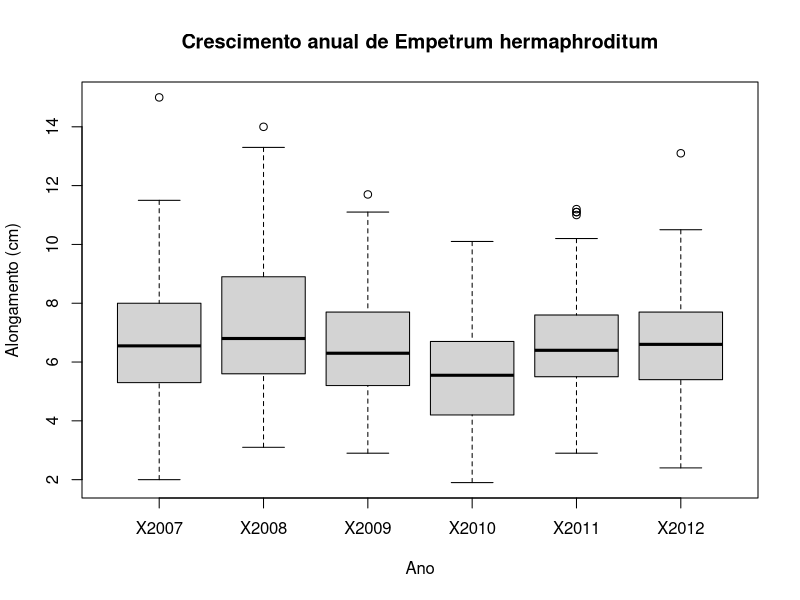

Recreate this plot in R. (Note: this script raises an error after producing the figure.)
## ---- chunk 1
# Carrega os dados de Elongation
elongation <- read.csv("Assets/EmpetrumElongation.csv", header = TRUE)
## ---- chunk 2
# Verifique os dados de importação e visualização
head(elongation) # primeiras observações
str(elongation) # tipos de variáveis
## ---- chunk 3
# Vamos tirar algumas informações deste objeto!
elongation$Indiv # imprime todos os códigos de identificação do conjunto de dados

length(unique(elongation$Indiv)) # retorna o número de arbustos distintos nos dados
## ---- chunk 4
# Veja como obtemos o valor na segunda linha e na quinta coluna
elongation[2,5]

# Veja como obtemos todas as informações da linha número 6
elongation[6, ]

# E claro que você pode misturar tudo!
elongation[6, ]$Indiv # retorna o valor na coluna Indiv para a sexta observação
## ---- chunk 5
# Vamos acessar os valores do número individual 603
elongation[elongation$Indiv == 603, ]
## ---- chunk 6
# Subconjunto com uma condição
elongation[elongation$Zone < 4, ] # retorna apenas os dados das zonas 2-3
elongation[elongation$Zone <= 4, ] # retorna apenas os dados das zonas 2-3-4

# Isso é completamente equivalente à última afirmação
elongation[!elongation$Zone >= 5, ] # o ! significa excluir

# Subconjunto com duas condições
elongation[elongation$Zone == 2 | elongation$Zone == 7, ] # retorna apenas dados das zonas 2 e 7 
elongation[elongation$Zone == 2 & elongation$Indiv %in% c(300:400), ] # retorna dados de arbustos na zona 2 cujos números de identificação estão entre 300 e 400
## ---- chunk 7
# Vamos criar uma cópia de trabalho do nosso objeto
elong2 <- elongation
## ---- chunk 8
names(elong2) # Retorna os nomes das colunas 

names(elong2)[1] <- "zone" # Mudando Zone para Zone: chamamos o 1º elemento do vetor de nomes usando colchetes e atribuímos a ele um novo valor

names(elong2)[2] <- "ID" # Alterando Indiv para ID: chamamos o 2º elemento e atribuímos a ele o valor desejado
## ---- chunk 9
# Agora suponha que haja um erro nos dados, e o valor 5,1 para o indivíduo 373 no ano de 2008 deveria ser realmente 5,7

# opção 1: você pode usar o número da linha e da coluna
elong2[1,4] <- 5.7

# opção 2: você pode usar condições lógicas para ter mais controle
elong2[elong2$ID == 373, ]$X2008 <- 5.7 # completamente equivalente à opção 1
## ---- chunk 10
## CRIANDO UM FATOR

# Vamos conferir as aulas
str(elong2)
## ---- chunk 11
# convertendo e sobrescrevendo a classe original
elong2$zone <- as.factor(elong2$zone)

str(elong2)
## ---- chunk 12
## ALTERANDO OS NÍVEIS DE UM FATOR

levels(elong2$zone) # mostra os diferentes níveis de fator

levels(elong2$zone) <- c("A", "B", "C", "D", "E", "F") # você pode substituir os níveis originais por novos nomes

# Você deve ter certeza de que possui um vetor do mesmo comprimento que o número de fatores e prestar atenção na ordem em que eles aparecem!
## ---- chunk 13
# instalando e carregando o package se necessário 
#install.packages("tidyr")  
library(tidyr) 

# nesta ordem: quadro de dados, chave, valor. Precisamos especificar quais colunas reunir: c(colunas)
elongation_long <- gather(elongation, Year, Length, c(X2007, X2008, X2009, X2010, X2011, X2012))

# Aqui queremos que os comprimentos (value) sejam coletados por ano (key)

# Vamos reverter! spread() é a função inversa, permitindo que você passe do formato longo para o formato largo
elongation_wide <- spread(elongation_long, Year, Length)
## ---- chunk 14
# Exemplo
elongation_long2 <- gather(elongation, Year, Length, c(3:8))
## ---- chunk 15
boxplot(Length ~ Year, data = elongation_long,
        xlab = "Ano", ylab = "Alongamento (cm)",
        main = "Crescimento anual de Empetrum hermaphroditum")
## ---- chunk 16
# Instalando e carregando package
# install.packages("dplyr")
# library(dplyr)
## ---- chunk 17
# OBSERVAÇÕES DE FILTRO

# Vamos manter as observações apenas das zonas 2 e 3, e dos anos de 2009 a 2011
elong_subset <- filter(elongation_long, zone %in% c(2, 3), year %in% c("X2009", "X2010", "X2011")) # você pode usar várias condições diferentes separadas por vírgulas

# Para comparação, o equivalente base R seria (não atribuído a um objeto aqui):
elongation_long[elongation_long$zone %in% c(2,3) & elongation_long$year %in% c("X2009", "X2010", "X2011"), ]
## ---- chunk 18
# SELECIONE COLUNAS

# Vamos abandonar a coluna zona apenas como exemplo

elong_no.zone <- dplyr::select(elongation_long, indiv, year, length) # ou alternativamente

elong_no.zone <- dplyr::select(elongation_long, -zone) # o sinal de menos remove a coluna

# Para comparação, o equivalente base R seria (não atribuído a um objeto aqui):
elongation_long[ , -1]  # remove a primeira coluna

# Um belo hack! select() permite renomear e reordenar colunas dinamicamente
elong_no.zone <- dplyr::select(elongation_long, Year = year, Shrub.ID = indiv, Growth = length)
## ---- chunk 19
elong_total <- mutate(elongation, total.growth = X2007 + X2008 + X2009 + X2010 + X2011 + X2012)
## ---- chunk 20
# GROUP DATA

elong_grouped <- group_by(elongation_long, indiv) # agrupando nosso conjunto de dados por indivíduo
## ---- chunk 21
# RESUMINDO NOSSOS DADOS

summary1 <- summarise(elongation_long, total.growth = sum(length))
summary2 <- summarise(elong_grouped, total.growth = sum(length))
## ---- chunk 22
summary3 <- summarise(elong_grouped, total.growth = sum(length),
                                     mean.growth = mean(length),
                                     sd.growth = sd(length))
## ---- chunk 23
# Carregue os tratamentos associados a cada indivíduo

treatments <- read.csv("Assets/EmpetrumTreatments.csv", header = TRUE, sep = ";")
head(treatments)

# Junte os dois quadros de dados por código ID. Os nomes das colunas são escritos de forma diferente, então precisamos informar à função quais colunas representam uma correspondência. Temos duas colunas que contêm as mesmas informações em ambos os conjuntos de dados: zona e ID individual.

experiment <- left_join(elongation_long, treatments, by = c("indiv" = "Indiv", "zone" = "Zone"))

# Vemos que o novo objeto tem o mesmo comprimento do nosso primeiro quadro de dados, que é o que queremos. E foram adicionados os tratamentos correspondentes a cada planta!
## ---- chunk 24
experiment2 <- merge(elongation_long, treatments, by.x = c("zone", "indiv"), by.y = c("Zone", "Indiv"))  
# same result!
## ---- chunk 25
boxplot(length ~ Treatment, data = experiment)

